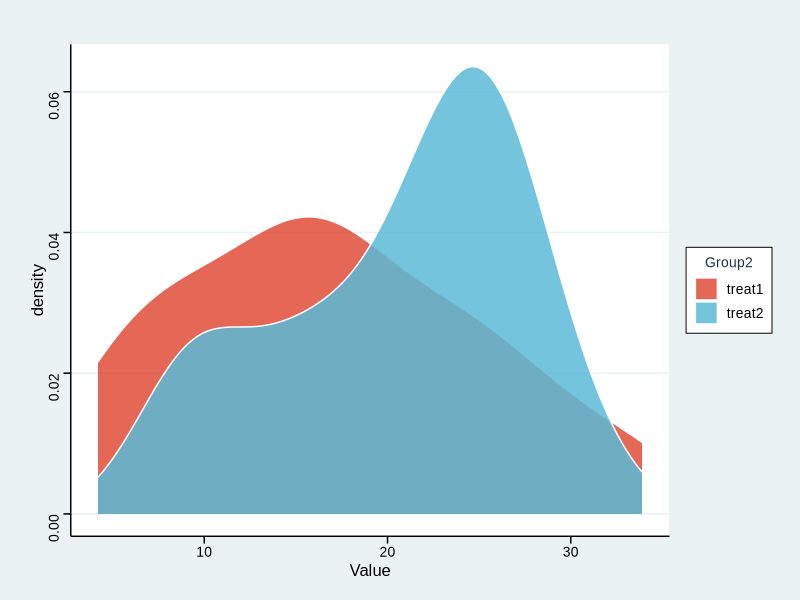

Source code (R):
## ---- chunk 1
# Install packages
if (!requireNamespace("ggplot2", quietly = TRUE)) {
  install.packages("ggplot2")
}
if (!requireNamespace("ggthemes", quietly = TRUE)) {
  install.packages("ggthemes")
}

# Load packages
library(ggplot2)
library(ggthemes)
## ---- chunk 2
# Load data
data <- read.delim("files/Hiplot/040-density-data.txt", header = T)

# convert data structure
data[,2] <- factor(data[,2], levels = unique(data[,2]))

# View data
head(data)
## ---- chunk 3
#| label: fig-1Density
#| fig-cap: "Density"
#| out.width: "95%"
#| fig-height: 4
#| fig-width: 6
#| warning: false
#| message: false

# Density
data["group_add_by_code"] <- "g1"

p <- ggplot(data, aes_(as.name(colnames(data[1])))) +
  geom_density(col = "white", alpha = 0.85,
               aes_(fill = as.name(colnames(data[2])))) +
  ggtitle("") +
  scale_fill_manual(values = c("#e04d39","#5bbad6")) +
  theme_stata() +
  theme(text = element_text(family = "Arial"),
        plot.title = element_text(size = 12,hjust = 0.5),
        axis.title = element_text(size = 12),
        axis.text = element_text(size = 10),
        axis.text.x = element_text(angle = 0, hjust = 0.5,vjust = 1),
        legend.position = "right",
        legend.direction = "vertical",
        legend.title = element_text(size = 10),
        legend.text = element_text(size = 10))

p
